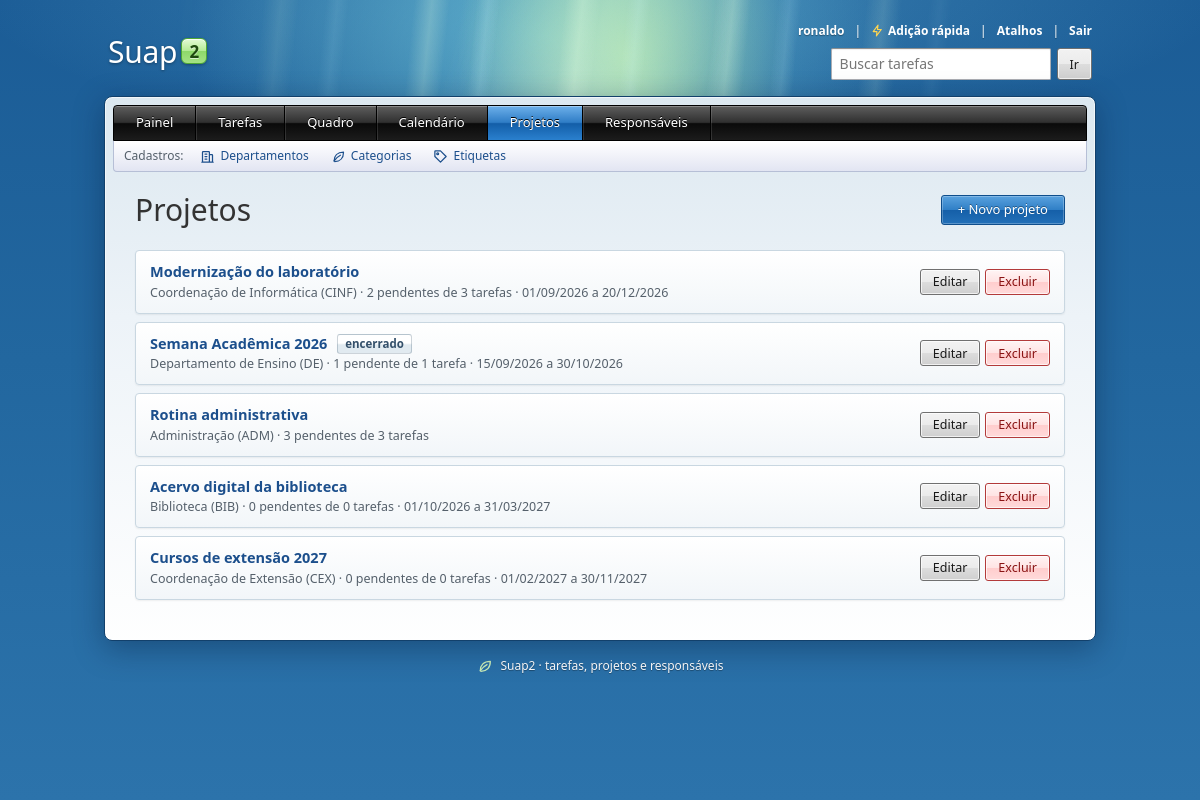
Screenshot of /projetos/ (signed in) with the database file from the repository.
### Suap2APP/models.py (models this page shows, shortened)
class Projeto(models.Model):
    nome = models.CharField(max_length=120, unique=True)
    descricao = models.TextField(blank=True)
    departamento = models.ForeignKey(
        Departamento, on_delete=models.SET_NULL, null=True, blank=True, related_name='projetos',
    )
    inicio = models.DateField(null=True, blank=True)
    fim = models.DateField(null=True, blank=True)
    class Meta:
        verbose_name = 'Projeto'
        verbose_name_plural = 'Projetos'
        ordering = ['nome']
        constraints = [
            models.CheckConstraint(
                condition=(
                    models.Q(inicio__isnull=True)
                    | models.Q(fim__isnull=True)
                    | models.Q(fim__gte=models.F('inicio'))
                ),
                name='projeto_fim_depois_do_inicio',
            ),
        ]
    @property
    def encerrado(self):
        return self.fim is not None and self.fim < timezone.localdate()

class Departamento(models.Model):
    nome = models.CharField(max_length=100, unique=True)
    sigla = models.CharField(max_length=10, blank=True)
    class Meta:
        verbose_name = 'Departamento'
        verbose_name_plural = 'Departamentos'
        ordering = ['nome']
    def __str__(self):
        return f'{self.nome} ({self.sigla})' if self.sigla else self.nome

### Suap2APP/views.py (the view)
# urls.py: path('projetos/', views.ProjetoListView.as_view(), name='projeto_list'),
class ProjetoListView(LeituraMixin, ListView):
    model = Projeto
    context_object_name = 'projetos'
    def get_queryset(self):
        pendente = Q(tarefas__concluida_em__isnull=True)
        return Projeto.objects.select_related('departamento').annotate(
            total=Count('tarefas', distinct=True),
            pendentes=Count('tarefas', filter=pendente, distinct=True),
        )

### Suap2APP/context_processors.py (called while the page is built)
def acesso(request):
    return {
        'visitante': e_visitante(request),
        'pode_editar': request.user.is_authenticated,
    }

### Suap2APP/views.py (called while the page is built)
def e_visitante(request):
    return not request.user.is_authenticated and request.session.get(SESSAO_VISITANTE, False)

    def dispatch(self, request, *args, **kwargs):
        if request.method in ('GET', 'HEAD') and e_visitante(request):
            return super(LoginRequiredMixin, self).dispatch(request, *args, **kwargs)
        return super().dispatch(request, *args, **kwargs)

### Suap2APP/templates/Suap2APP/projeto_list.html (shortened to what this page needs)
{% extends 'Suap2APP/base.html' %}
{% block content %}
    <div class="cabecalho">
        <h1>Projetos</h1>
        {% if pode_editar %}
        <a class="btn btn-primary" href="{% url 'projeto_create' %}">+ Novo projeto</a>
        {% endif %}
    </div>
    {% if projetos %}
        <div class="lista">
            {% for projeto in projetos %}
                <div class="item">
                    <div class="item-info">
                        <div class="item-titulo">
                            <a href="{% url 'projeto_detail' projeto.pk %}">{{ projeto.nome }}</a>
                            {% if projeto.encerrado %}<span class="badge badge-etiqueta">encerrado</span>{% endif %}
                        </div>
                        <div class="item-detalhe">
                            {% if projeto.departamento %}{{ projeto.departamento }} · {% endif %}
                            {{ projeto.pendentes }} pendente{{ projeto.pendentes|pluralize }}
                            de {{ projeto.total }} tarefa{{ projeto.total|pluralize }}
                            {% if projeto.inicio or projeto.fim %}
                                · {{ projeto.inicio|date:"d/m/Y"|default:"?" }} a {{ projeto.fim|date:"d/m/Y"|default:"?" }}
                            {% endif %}
                        </div>
                    </div>
                    {% if pode_editar %}
                        <div class="acoes">
                            <a class="btn btn-secondary btn-small" href="{% url 'projeto_update' projeto.pk %}">Editar</a>
                            <a class="btn btn-danger btn-small" href="{% url 'projeto_delete' projeto.pk %}">Excluir</a>
                        </div>
                    {% endif %}
                </div>
            {% endfor %}
        </div>
    {% else %}
        <p class="vazio">Nenhum projeto cadastrado ainda.</p>
    {% endif %}
{% endblock %}

### Suap2APP/templates/Suap2APP/_topo.html (shortened to what this page needs)
<header class="topo">
    <a class="marca" href="{% if user.is_authenticated or visitante %}{% url 'painel' %}{% else %}{% url 'login' %}{% endif %}">
        Suap<span class="marca-versao">2</span>
    </a>
    {% if user.is_authenticated or visitante %}
        <div class="topo-direita">
            <div class="topo-usuario">
                {% if user.is_authenticated %}
                    <span>{{ user.get_username }}</span>
                    <span class="separador" aria-hidden="true" data-so-com-js hidden>|</span>
                    <button type="button" class="btn btn-link" data-abrir-rapida data-url="{% url 'tarefa_rapida' %}" data-so-com-js hidden title="Adição rápida (N)">
                        <svg aria-hidden="true"><use href="#i-raio"></use></svg>Adição rápida
                    </button>
                {% else %}
                    <span>Visitante</span>
                {% endif %}
                <span class="separador" aria-hidden="true" data-so-com-js hidden>|</span>
                <button type="button" class="btn btn-link" data-abrir-atalhos data-so-com-js hidden title="Atalhos do teclado (?)">Atalhos</button>
                <span class="separador" aria-hidden="true">|</span>
                <form method="post" action="{% url 'logout' %}">
                    <button type="submit" class="btn btn-link">Sair</button>
                </form>
            </div>
            <form class="busca-topo" role="search" method="get" action="{% url 'tarefa_list' %}">
                <input id="busca-topo" type="search" name="q" placeholder="Buscar tarefas" value="{{ request.GET.q }}">
                <button type="submit" class="btn btn-small">Ir</button>
            </form>
        </div>
    {% endif %}
</header>

### Suap2APP/static/Suap2APP/css/tokens.css (style rules this page uses)
:root { color-scheme: light; --fundo-topo: #1B5C96; --fundo-meio: #22679F; --fundo-base: #2C73AB; --aurora-verde: rgba(190, 240, 170, 0.75); --aurora-ciano: rgba(130, 220, 230, 0.55); --aqua: #00AEEF; --verde: #7ED957; --sol: #FFD54F; --janela-borda: #12406B; --janela-fundo: linear-gradient(180deg, #DCE8F0 0, #EDF3F8 220px, #FFFFFF 560px); --texto: #2B2B2B; --texto-suave: #55606B; --titulo: #333333; --subtitulo: #1C5A92; --link: #1C4F8C; --link-hover: #0A3A70; --destaque-verde: #3C8F14; --sucesso: #1E6B2E; --sucesso-fundo: #E4F8DC; --sucesso-borda: #9ED98A; --info: #0A5F94; --info-fundo: #E1F4FD; --info-borda: #8CD3F5; --aviso: #7A4F00; --aviso-fundo: #FFF4CC; --aviso-borda: #F5D46B; --perigo: #A61B1B; --perigo-fundo: #FDE2E2; --perigo-borda: #F2A5A5; --caixa-fundo: linear-gradient(180deg, #FFFFFF 0%, #F2F6F9 100%); --caixa-borda: #C9D7E1; --caixa-hover-fundo: linear-gradient(180deg, #F7FBFE 0%, #E4F0FA 100%); --caixa-hover-borda: #A9C6DE; --selecao-fundo: linear-gradient(180deg, #EBF4FD 0%, #CFE4FA 100%); --selecao-borda: #7DA2CE; --raio-p: 3px; --raio-m: 4px; --raio-g: 8px; --raio-pilula: 3px; --sombra-item: 0 1px 2px rgba(0, 0, 0, 0.06); --sombra-janela: 0 8px 30px rgba(0, 20, 50, 0.35); --foco: #1C4F8C; --fonte: "Segoe UI", "Frutiger", "Myriad Pro", "Nunito Sans", "Trebuchet MS", system-ui, sans-serif; --transicao: 150ms ease-out; --aurora-velocidade: 1; }

### Suap2APP/static/Suap2APP/css/base.css (style rules this page uses)
*, *::before, *::after { box-sizing: border-box; }
html { min-height: 100%; background: var(--fundo-meio); -webkit-text-size-adjust: 100%; }
body { margin: 0; min-height: 100vh; font-family: var(--fonte); font-size: 14px; line-height: 1.5; color: var(--texto); background: transparent; -webkit-font-smoothing: antialiased; }
img, svg { max-width: 100%; }
form { margin: 0; }
h1, h2, h3 { line-height: 1.2; }
h1 { margin: 0 0 18px; font-size: clamp(24px, 1.6vw + 16px, 30px); font-weight: 300; color: var(--titulo); }
a { color: var(--link); text-decoration: none; }

### Suap2APP/static/Suap2APP/css/pages.css (style rules this page uses)
.cabecalho { display: flex; flex-direction: column; align-items: flex-start; gap: 14px; margin-bottom: 22px; }
.cabecalho h1 { margin: 0; }
@media (min-width: 768px) { .cabecalho { flex-direction: row; justify-content: space-between; align-items: center; } }

### rows the page displays
Projeto: nome "Modernização do laboratório", departamento "Coordenação de Informática (CINF)", pendentes "2", total "3", inicio "01/09/2026", fim "20/12/2026"
Projeto: nome "Semana Acadêmica 2026", shows "encerrado", departamento "Departamento de Ensino (DE)", pendentes "1", total "1", inicio "15/09/2026", fim "30/10/2026"
Projeto: nome "Rotina administrativa", departamento "Administração (ADM)", pendentes "3", total "3"
Projeto: nome "Acervo digital da biblioteca", departamento "Biblioteca (BIB)", pendentes "0", total "0", inicio "01/10/2026", fim "31/03/2027"
Projeto: nome "Cursos de extensão 2027", departamento "Coordenação de Extensão (CEX)", pendentes "0", total "0", inicio "01/02/2027", fim "30/11/2027"

### other values shown
{{ user.get_username }} "ronaldo"
